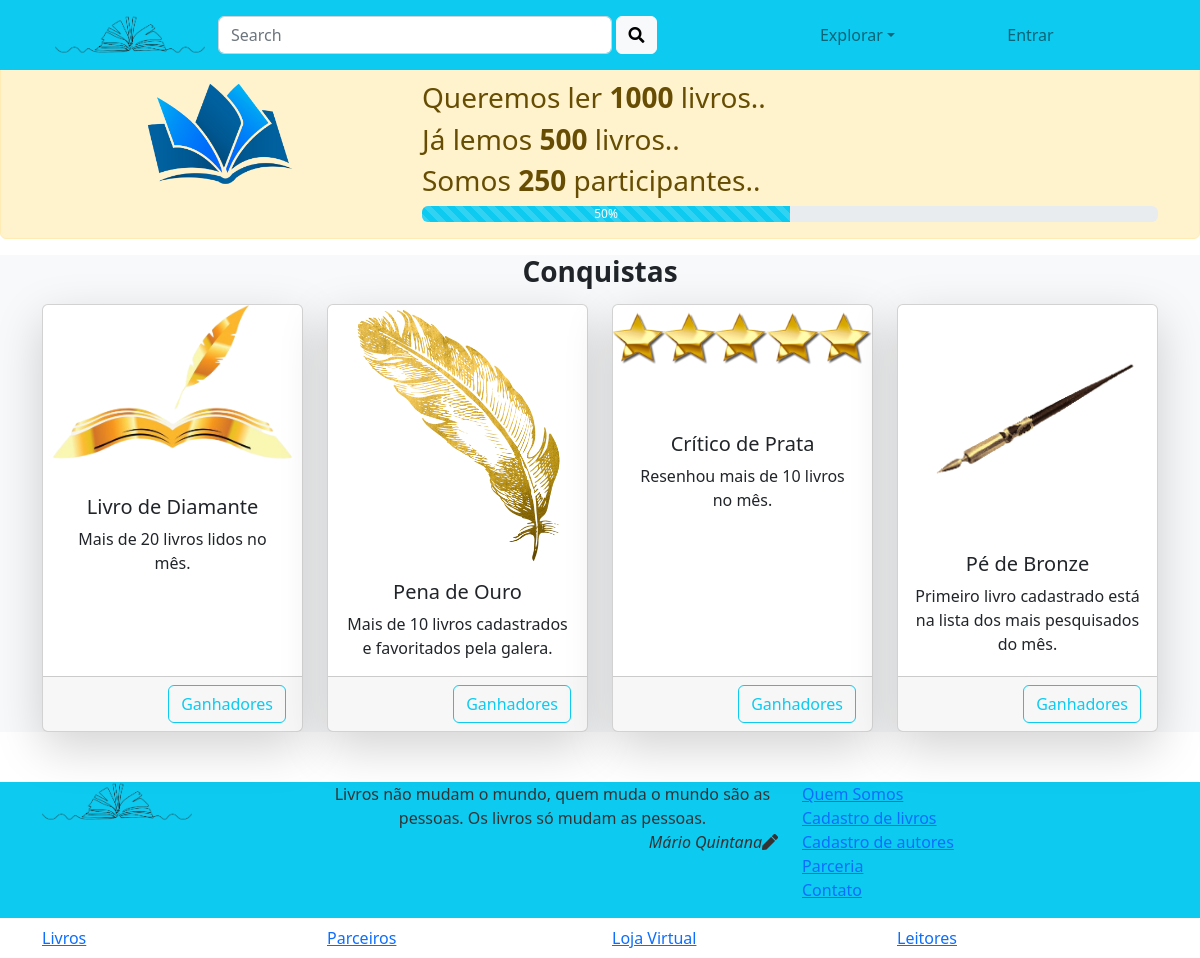
The page /metas/ on the database its author committed.
### metas/models.py (models this page shows, shortened)
class CalculoMetas (models.Model):
    imagem = models.CharField(max_length=100)
    total = models.IntegerField ()
    class Meta:
        db_table = 'metas_totais'

class Contas (models.Model):
    categoria = models.CharField(max_length=10)
    contador = models.IntegerField()
    texto = models.CharField(max_length=100)
    complemento = models.CharField(max_length=100)
    class Meta:
        db_table = 'contas'

class CardsMeta (models.Model):
    titulo = models.CharField(max_length=500, blank=False)
    texto = models.CharField(max_length=1000, blank=False)
    imagem = models.CharField(max_length=100)
    botao = models.CharField(max_length=10, default="Ganhadores")
    class Meta:
        db_table='metas_usuarios'

### metas/views.py (the view)
# urls.py: path('', views.meta, name='metas')
def meta(request):
    cards = CardsMeta.objects.all().order_by('id')
    contas = Contas.objects.all()
    calculoMeta = CalculoMetas.objects.all().order_by('id')
    return render(request, 'meta.html', {'cards': cards, 'contas': contas, 'calculoMeta': calculoMeta})

### metas/templates/meta.html (shortened to what this page needs)
{% extends "base.html" %}
{% load static %}
{% block corpo %}
    <div class="bgmeta_leitura mt-5">
        {% for meta in calculoMeta %}
            <div class="alert alert-warning" role="alert">
                <div class="container">
                    <div class="row mt-3">
                        <div class="col-md-4 h-100 text-center">
                            <img class="card-img-top img-fluid" src="{% static 'images/' %}{{ meta.imagem }}" style="width:150px ;">
                        </div>
                        <div class="col-md-8 h-100 text-left">
                             {% for conta in contas %}
                                <h3>{{ conta.texto }} <strong>{{ conta.contador }}</strong> {{ conta.complemento }}.</h3>
                            {% endfor %}
                            <div class="progress">
                                <div class="progress-bar progress-bar-striped bg-info"  aria-label="Info meta" style="width: {{ meta.total }}%">{{ meta.total }}%</div>
                            </div>
                        </div>
                    </div>
                </div>
            </div>
        {% endfor %}
      </div>
      <div class="conquistas mb-5">
         <div class="bg-light ">
            <div class="container text-center">
               <h3 class="mb-3 font-weight-bold" id="artigos">Conquistas</h3>
               <div class="row">
                  {% for card in cards %}
                     <div class="col-md-3">
                        <div class="card shadow-lg h-100">
                           <img src="{% static 'images/' %}{{ card.imagem }}">
                           <div class="card-body">
                              <h5 class="card-title">{{ card.titulo }}</h5>
                              <p class="card-text">{{ card.texto }}</p>
                           </div>
                           <div class="card-footer text-right">
                              <button class="btn btn-outline-info">{{ card.botao }}</button>
                           </div>
                        </div>
                     </div>
                  {% endfor %}
               </div>
            </div>
         </div>
      </div>
{% endblock %}

### static/css/styles.css (style rules this page uses)
.bgmeta_leitura { background-size: cover; }

### rows shown on the page
CalculoMetas: imagem (picture), total "50"
Contas: texto "Queremos ler", contador "1000", complemento "livros."
Contas: texto "Já lemos", contador "500", complemento "livros."
Contas: texto "Somos", contador "250", complemento "participantes."
CardsMeta: imagem (picture), titulo "Livro de Diamante", texto "Mais de 20 livros lidos no mês.", botao "Ganhadores"
CardsMeta: imagem (picture), titulo "Pena de Ouro", texto "Mais de 10 livros cadastrados e favoritados pela galera.", botao "Ganhadores"
CardsMeta: imagem (picture), titulo "Crítico de Prata", texto "Resenhou mais de 10 livros no mês.", botao "Ganhadores"
CardsMeta: imagem (picture), titulo "Pé de Bronze", texto "Primeiro livro cadastrado está na lista dos mais pesquisados do mês.", botao "Ganhadores"
